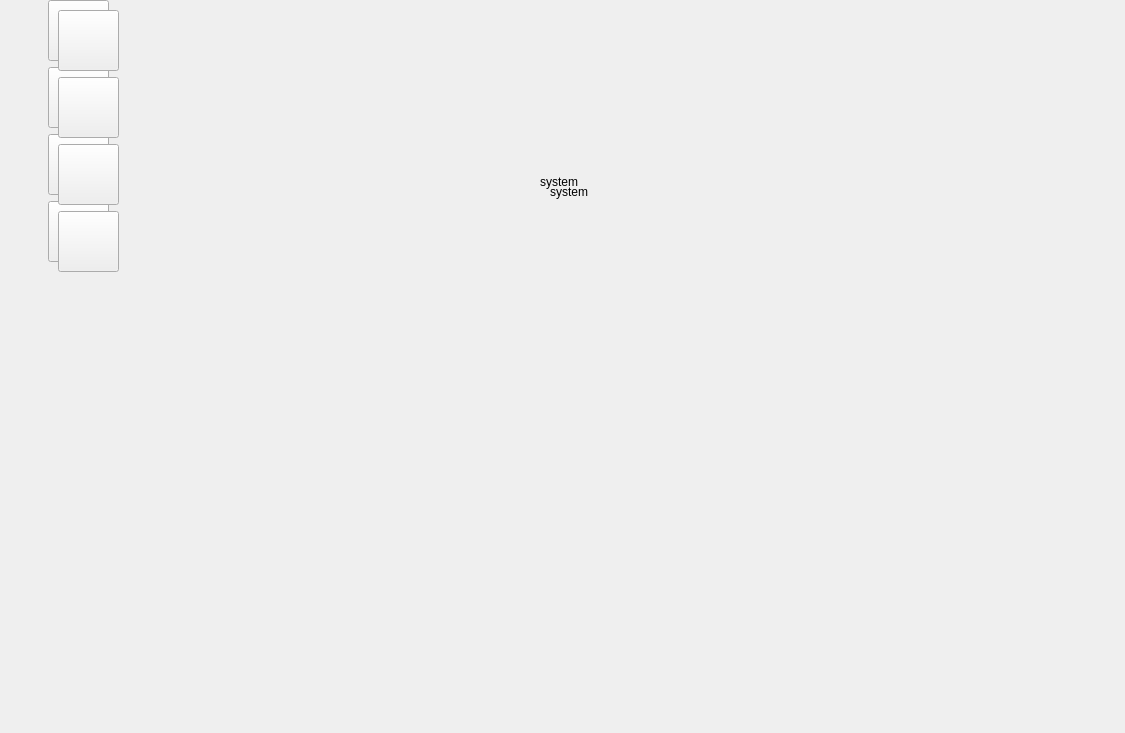
<?xml version="1.0" encoding="UTF-8"?>
<ui version="4.0">
 <class>SystemSettingsButton</class>
 <widget class="QWidget" name="SystemSettingsButton">
  <property name="geometry">
   <rect>
    <x>0</x>
    <y>0</y>
    <width>1125</width>
    <height>733</height>
   </rect>
  </property>
  <property name="minimumSize">
   <size>
    <width>1125</width>
    <height>733</height>
   </size>
  </property>
  <property name="maximumSize">
   <size>
    <width>1125</width>
    <height>733</height>
   </size>
  </property>
  <property name="windowTitle">
   <string>Form</string>
  </property>
  <widget class="QStackedWidget" name="stackedWidget">
   <property name="geometry">
    <rect>
     <x>160</x>
     <y>0</y>
     <width>961</width>
     <height>731</height>
    </rect>
   </property>
   <widget class="QWidget" name="page">
    <widget class="QLabel" name="label">
     <property name="geometry">
      <rect>
       <x>380</x>
       <y>170</y>
       <width>108</width>
       <height>24</height>
      </rect>
     </property>
     <property name="text">
      <string>system</string>
     </property>
    </widget>
   </widget>
   <widget class="QWidget" name="page_2"/>
  </widget>
  <widget class="QWidget" name="layoutWidget">
   <property name="geometry">
    <rect>
     <x>0</x>
     <y>0</y>
     <width>157</width>
     <height>731</height>
    </rect>
   </property>
   <layout class="QVBoxLayout" name="verticalLayout">
    <item>
     <layout class="QHBoxLayout" name="horizontalLayout">
      <item>
       <spacer name="horizontalSpacer">
        <property name="orientation">
         <enum>Qt::Horizontal</enum>
        </property>
        <property name="sizeHint" stdset="0">
         <size>
          <width>40</width>
          <height>20</height>
         </size>
        </property>
       </spacer>
      </item>
      <item>
       <widget class="QPushButton" name="pushButton">
        <property name="minimumSize">
         <size>
          <width>61</width>
          <height>61</height>
         </size>
        </property>
        <property name="maximumSize">
         <size>
          <width>61</width>
          <height>61</height>
         </size>
        </property>
        <property name="text">
         <string/>
        </property>
       </widget>
      </item>
      <item>
       <spacer name="horizontalSpacer_2">
        <property name="orientation">
         <enum>Qt::Horizontal</enum>
        </property>
        <property name="sizeHint" stdset="0">
         <size>
          <width>40</width>
          <height>20</height>
         </size>
        </property>
       </spacer>
      </item>
     </layout>
    </item>
    <item>
     <layout class="QHBoxLayout" name="horizontalLayout_2">
      <item>
       <spacer name="horizontalSpacer_3">
        <property name="orientation">
         <enum>Qt::Horizontal</enum>
        </property>
        <property name="sizeHint" stdset="0">
         <size>
          <width>40</width>
          <height>20</height>
         </size>
        </property>
       </spacer>
      </item>
      <item>
       <widget class="QPushButton" name="pushButton_2">
        <property name="minimumSize">
         <size>
          <width>61</width>
          <height>61</height>
         </size>
        </property>
        <property name="maximumSize">
         <size>
          <width>61</width>
          <height>61</height>
         </size>
        </property>
        <property name="text">
         <string/>
        </property>
       </widget>
      </item>
      <item>
       <spacer name="horizontalSpacer_4">
        <property name="orientation">
         <enum>Qt::Horizontal</enum>
        </property>
        <property name="sizeHint" stdset="0">
         <size>
          <width>40</width>
          <height>20</height>
         </size>
        </property>
       </spacer>
      </item>
     </layout>
    </item>
    <item>
     <layout class="QHBoxLayout" name="horizontalLayout_3">
      <item>
       <spacer name="horizontalSpacer_5">
        <property name="orientation">
         <enum>Qt::Horizontal</enum>
        </property>
        <property name="sizeHint" stdset="0">
         <size>
          <width>40</width>
          <height>20</height>
         </size>
        </property>
       </spacer>
      </item>
      <item>
       <widget class="QPushButton" name="pushButton_3">
        <property name="minimumSize">
         <size>
          <width>61</width>
          <height>61</height>
         </size>
        </property>
        <property name="maximumSize">
         <size>
          <width>61</width>
          <height>61</height>
         </size>
        </property>
        <property name="text">
         <string/>
        </property>
       </widget>
      </item>
      <item>
       <spacer name="horizontalSpacer_6">
        <property name="orientation">
         <enum>Qt::Horizontal</enum>
        </property>
        <property name="sizeHint" stdset="0">
         <size>
          <width>40</width>
          <height>20</height>
         </size>
        </property>
       </spacer>
      </item>
     </layout>
    </item>
    <item>
     <layout class="QHBoxLayout" name="horizontalLayout_4">
      <item>
       <spacer name="horizontalSpacer_7">
        <property name="orientation">
         <enum>Qt::Horizontal</enum>
        </property>
        <property name="sizeHint" stdset="0">
         <size>
          <width>40</width>
          <height>20</height>
         </size>
        </property>
       </spacer>
      </item>
      <item>
       <widget class="QPushButton" name="pushButton_4">
        <property name="minimumSize">
         <size>
          <width>61</width>
          <height>61</height>
         </size>
        </property>
        <property name="maximumSize">
         <size>
          <width>61</width>
          <height>61</height>
         </size>
        </property>
        <property name="text">
         <string/>
        </property>
       </widget>
      </item>
      <item>
       <spacer name="horizontalSpacer_8">
        <property name="orientation">
         <enum>Qt::Horizontal</enum>
        </property>
        <property name="sizeHint" stdset="0">
         <size>
          <width>40</width>
          <height>20</height>
         </size>
        </property>
       </spacer>
      </item>
     </layout>
    </item>
    <item>
     <spacer name="verticalSpacer">
      <property name="orientation">
       <enum>Qt::Vertical</enum>
      </property>
      <property name="sizeHint" stdset="0">
       <size>
        <width>20</width>
        <height>40</height>
       </size>
      </property>
     </spacer>
    </item>
   </layout>
  </widget>
  <widget class="QWidget" name="layoutWidget_2">
   <property name="geometry">
    <rect>
     <x>10</x>
     <y>10</y>
     <width>157</width>
     <height>731</height>
    </rect>
   </property>
   <layout class="QVBoxLayout" name="verticalLayout_2">
    <item>
     <layout class="QHBoxLayout" name="horizontalLayout_5">
      <item>
       <spacer name="horizontalSpacer_9">
        <property name="orientation">
         <enum>Qt::Horizontal</enum>
        </property>
        <property name="sizeHint" stdset="0">
         <size>
          <width>40</width>
          <height>20</height>
         </size>
        </property>
       </spacer>
      </item>
      <item>
       <widget class="QPushButton" name="pushButton_5">
        <property name="minimumSize">
         <size>
          <width>61</width>
          <height>61</height>
         </size>
        </property>
        <property name="maximumSize">
         <size>
          <width>61</width>
          <height>61</height>
         </size>
        </property>
        <property name="text">
         <string/>
        </property>
       </widget>
      </item>
      <item>
       <spacer name="horizontalSpacer_10">
        <property name="orientation">
         <enum>Qt::Horizontal</enum>
        </property>
        <property name="sizeHint" stdset="0">
         <size>
          <width>40</width>
          <height>20</height>
         </size>
        </property>
       </spacer>
      </item>
     </layout>
    </item>
    <item>
     <layout class="QHBoxLayout" name="horizontalLayout_6">
      <item>
       <spacer name="horizontalSpacer_11">
        <property name="orientation">
         <enum>Qt::Horizontal</enum>
        </property>
        <property name="sizeHint" stdset="0">
         <size>
          <width>40</width>
          <height>20</height>
         </size>
        </property>
       </spacer>
      </item>
      <item>
       <widget class="QPushButton" name="pushButton_6">
        <property name="minimumSize">
         <size>
          <width>61</width>
          <height>61</height>
         </size>
        </property>
        <property name="maximumSize">
         <size>
          <width>61</width>
          <height>61</height>
         </size>
        </property>
        <property name="text">
         <string/>
        </property>
       </widget>
      </item>
      <item>
       <spacer name="horizontalSpacer_12">
        <property name="orientation">
         <enum>Qt::Horizontal</enum>
        </property>
        <property name="sizeHint" stdset="0">
         <size>
          <width>40</width>
          <height>20</height>
         </size>
        </property>
       </spacer>
      </item>
     </layout>
    </item>
    <item>
     <layout class="QHBoxLayout" name="horizontalLayout_7">
      <item>
       <spacer name="horizontalSpacer_13">
        <property name="orientation">
         <enum>Qt::Horizontal</enum>
        </property>
        <property name="sizeHint" stdset="0">
         <size>
          <width>40</width>
          <height>20</height>
         </size>
        </property>
       </spacer>
      </item>
      <item>
       <widget class="QPushButton" name="pushButton_7">
        <property name="minimumSize">
         <size>
          <width>61</width>
          <height>61</height>
         </size>
        </property>
        <property name="maximumSize">
         <size>
          <width>61</width>
          <height>61</height>
         </size>
        </property>
        <property name="text">
         <string/>
        </property>
       </widget>
      </item>
      <item>
       <spacer name="horizontalSpacer_14">
        <property name="orientation">
         <enum>Qt::Horizontal</enum>
        </property>
        <property name="sizeHint" stdset="0">
         <size>
          <width>40</width>
          <height>20</height>
         </size>
        </property>
       </spacer>
      </item>
     </layout>
    </item>
    <item>
     <layout class="QHBoxLayout" name="horizontalLayout_8">
      <item>
       <spacer name="horizontalSpacer_15">
        <property name="orientation">
         <enum>Qt::Horizontal</enum>
        </property>
        <property name="sizeHint" stdset="0">
         <size>
          <width>40</width>
          <height>20</height>
         </size>
        </property>
       </spacer>
      </item>
      <item>
       <widget class="QPushButton" name="pushButton_8">
        <property name="minimumSize">
         <size>
          <width>61</width>
          <height>61</height>
         </size>
        </property>
        <property name="maximumSize">
         <size>
          <width>61</width>
          <height>61</height>
         </size>
        </property>
        <property name="text">
         <string/>
        </property>
       </widget>
      </item>
      <item>
       <spacer name="horizontalSpacer_16">
        <property name="orientation">
         <enum>Qt::Horizontal</enum>
        </property>
        <property name="sizeHint" stdset="0">
         <size>
          <width>40</width>
          <height>20</height>
         </size>
        </property>
       </spacer>
      </item>
     </layout>
    </item>
    <item>
     <spacer name="verticalSpacer_2">
      <property name="orientation">
       <enum>Qt::Vertical</enum>
      </property>
      <property name="sizeHint" stdset="0">
       <size>
        <width>20</width>
        <height>40</height>
       </size>
      </property>
     </spacer>
    </item>
   </layout>
  </widget>
  <widget class="QStackedWidget" name="stackedWidget_2">
   <property name="geometry">
    <rect>
     <x>170</x>
     <y>10</y>
     <width>961</width>
     <height>731</height>
    </rect>
   </property>
   <widget class="QWidget" name="page_3">
    <widget class="QLabel" name="label_2">
     <property name="geometry">
      <rect>
       <x>380</x>
       <y>170</y>
       <width>108</width>
       <height>24</height>
      </rect>
     </property>
     <property name="text">
      <string>system</string>
     </property>
    </widget>
   </widget>
   <widget class="QWidget" name="page_4"/>
  </widget>
 </widget>
 <resources/>
 <connections/>
</ui>
